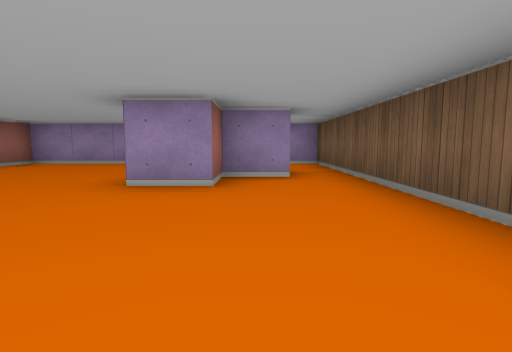
view 1 (above)

12 first-person views from a walk through a cub3D maze. The camera is about half as high as the walls, tilts 6° down and sees 80° across. The floor is counted in squares. Each view is taken from the middle of a square. On the plan, view 1 faces up. The plan holds only what a view shows up to about 9 squares ahead; the rest is blank.

view 2
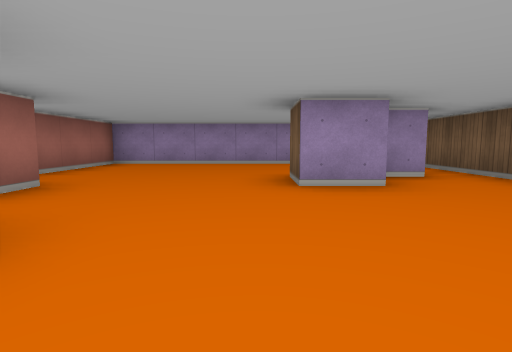

view 3
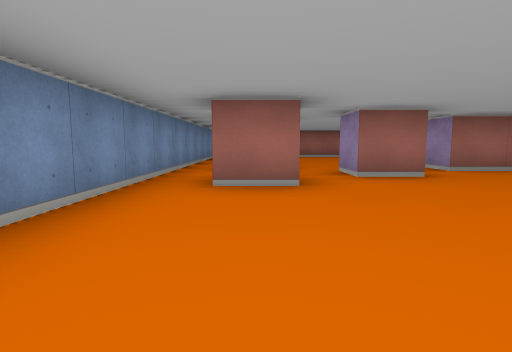

view 4
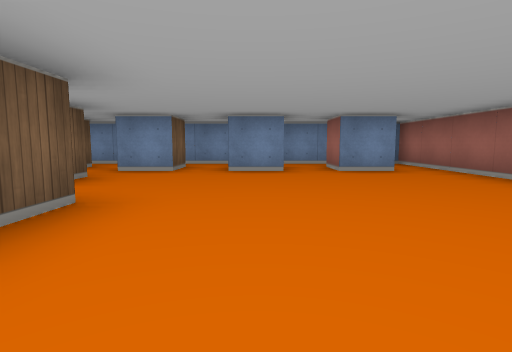

view 5
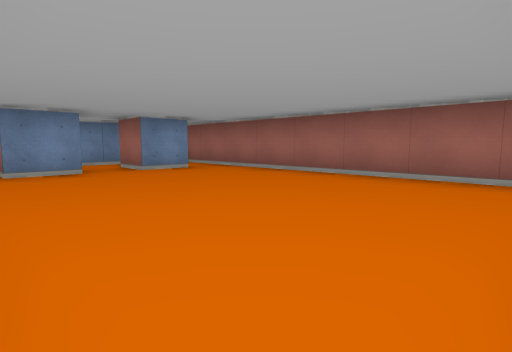

view 6
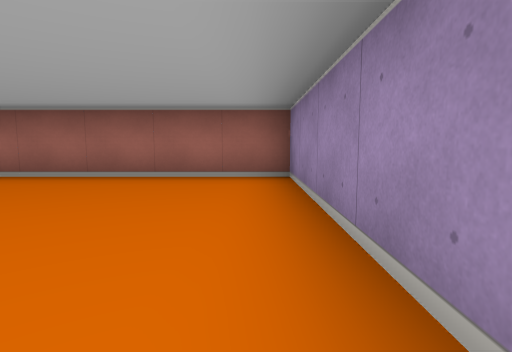

view 7
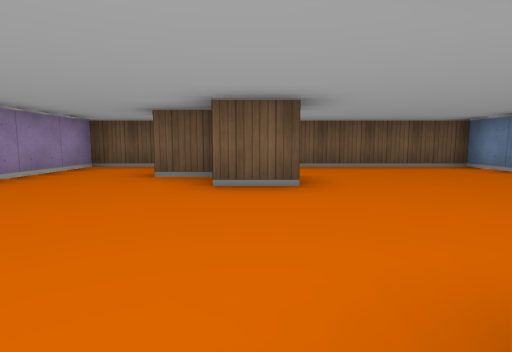

view 8
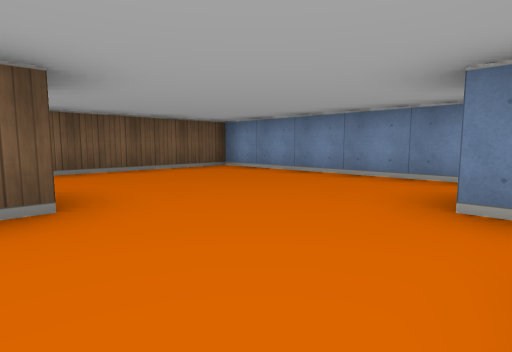

view 9
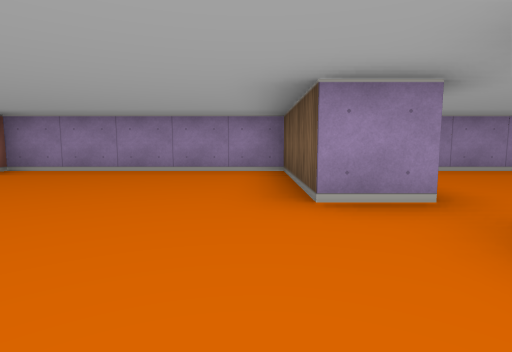

view 10
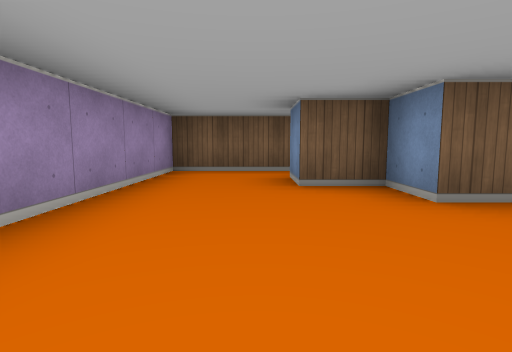

view 11
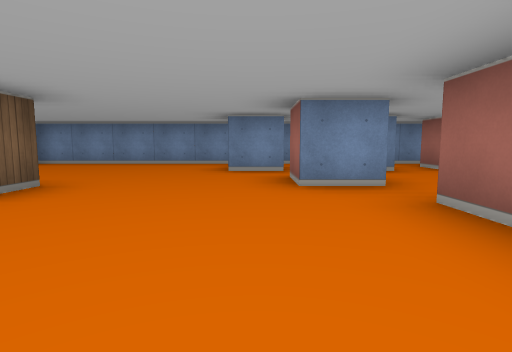

view 12
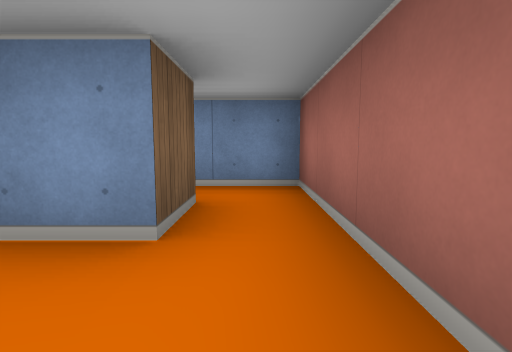

### Floor plan
Points are (right, up) in squares from view 1. A wall is a line through its corners. A room is listed if a view was taken in it or the views show most of it. See-through windows are left out.
Room 1 (views 1, 2, 3, 4, 5, 6, 7, 8, 9, 10, 11, 12)
walls: (-5.5, 4.5) (-6.5, 4.5) (-6.5, 7.5) (-11.5, 7.5) (-11.5, -0.5) (1.5, -0.5) (1.5, 7.5) (-5.5, 7.5) (-5.5, 4.5); (-5.6, 3.5) (-4.5, 3.5) (-4.5, 2.5) (-5.5, 2.5); (-4.5, 1.5) (-3.5, 1.5) (-3.5, 0.5); (-6.5, 0.5) (-6.5, 1.5) (-5.5, 1.5); (-8.6, 1.5) (-7.5, 1.5) (-7.5, 0.5); (0.6, 4.5) (-0.5, 4.5) (-0.5, 3.5) (-1.5, 3.5) (-1.5, 4.5) (-0.5, 4.5) (-0.5, 5.5) (0.5, 5.5); (-10.5, 0.5) (-10.5, 1.5) (-9.5, 1.5) (-9.5, 0.5)

Positions as (right, up) in squares from view 1, and headings:
1: (0, 0), facing up
2: (-2, 0), facing up
3: (0, 1), facing left
4: (-8, 7), facing down
5: (-7, 7), facing down-left
6: (-7, 7), facing left
7: (-5, 4), facing right
8: (-4, 4), facing down-right
9: (-7, 2), facing up
10: (-4, 6), facing right
11: (-4, 7), facing down
12: (-11, 3), facing down
